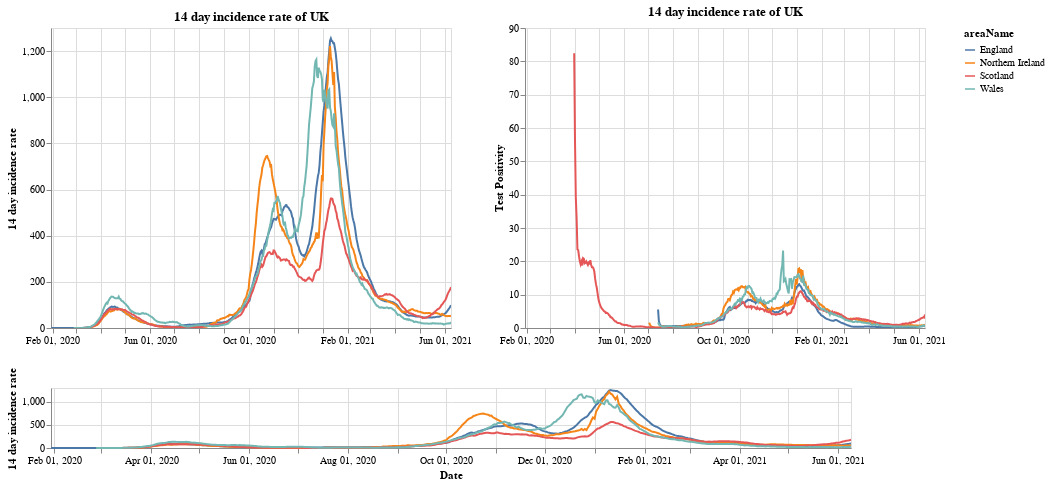

The notebook cell this image was saved under:
### Markdown cell above
# Plots

First a plot with each country in the UK. The top right shows the positivity rate for (which is the percentage of registered tests which were positive) while the top left is the 14 day incidence rate. The bottom chart can be used to select the timeframe (does not work on a mobile device).

### Code cell
#collapse
brush = alt.selection(type='interval', name='DateBrush',encodings=['x'],fields=['Time'])
leg_selection = alt.selection_multi(fields=['areaName'], bind='legend')

base = alt.Chart(uk_cases).mark_line().encode(
    x=alt.X("yearmonthdate(date):T", axis=alt.Axis(title='Date')),
    y=alt.Y("twoWeeklyCasesRate:Q", axis=alt.Axis(title='14 day incidence rate')),
    tooltip=['areaName', 'date','twoWeeklyCasesRate', 'testPositivity'],
    color='areaName',
    opacity=alt.condition(leg_selection, alt.value(2), alt.value(0.1))
).add_selection(leg_selection).properties(width=400)

upper = base.encode(alt.X('yearmonthdate(date):T', axis=alt.Axis(title=''),
                         scale=alt.Scale(domain=brush))
                   ).properties(title=f'14 day incidence rate of UK')
upper_right = upper.encode(alt.Y('testPositivity:Q', axis=alt.Axis(title='Test Positivity')))
lower = base.properties(height=60, width = 800).add_selection(brush)

(upper | upper_right) & lower

### Figure 1 — Vega-Lite specification as saved in the notebook (floating-point values rounded to 4 significant figures; data arrays with more than 128 entries replaced by an {"elided": "..."} marker saying what was removed)
{"config": {"view": {"continuousWidth": 400, "continuousHeight": 300}}, "vconcat": [{"hconcat": [{"mark": "line", "encoding": {"color": {"type": "nominal", "field": "areaName"}, "opacity": {"condition": {"value": 2, "selection": "selector001"}, "value": 0.1}, "tooltip": [{"type": "nominal", "field": "areaName"}, {"type": "temporal", "field": "date"}, {"type": "quantitative", "field": "twoWeeklyCasesRate"}, {"type": "quantitative", "field": "testPositivity"}], "x": {"type": "temporal", "axis": {"title": ""}, "field": "date", "scale": {"domain": {"selection": "DateBrush"}}, "timeUnit": "yearmonthdate"}, "y": {"type": "quantitative", "axis": {"title": "14 day incidence rate"}, "field": "twoWeeklyCasesRate"}}, "selection": {"selector001": {"type": "multi", "fields": ["areaName"], "bind": "legend"}}, "title": "14 day incidence rate of UK", "width": 400}, {"mark": "line", "encoding": {"color": {"type": "nominal", "field": "areaName"}, "opacity": {"condition": {"value": 2, "selection": "selector001"}, "value": 0.1}, "tooltip": [{"type": "nominal", "field": "areaName"}, {"type": "temporal", "field": "date"}, {"type": "quantitative", "field": "twoWeeklyCasesRate"}, {"type": "quantitative", "field": "testPositivity"}], "x": {"type": "temporal", "axis": {"title": ""}, "field": "date", "scale": {"domain": {"selection": "DateBrush"}}, "timeUnit": "yearmonthdate"}, "y": {"type": "quantitative", "axis": {"title": "Test Positivity"}, "field": "testPositivity"}}, "selection": {"selector001": {"type": "multi", "fields": ["areaName"], "bind": "legend"}}, "title": "14 day incidence rate of UK", "width": 400}]}, {"mark": "line", "encoding": {"color": {"type": "nominal", "field": "areaName"}, "opacity": {"condition": {"value": 2, "selection": "selector001"}, "value": 0.1}, "tooltip": [{"type": "nominal", "field": "areaName"}, {"type": "temporal", "field": "date"}, {"type": "quantitative", "field": "twoWeeklyCasesRate"}, {"type": "quantitative", "field": "testPositivity"}], "x": {"type": "temporal", "axis": {"title": "Date"}, "field": "date", "timeUnit": "yearmonthdate"}, "y": {"type": "quantitative", "axis": {"title": "14 day incidence rate"}, "field": "twoWeeklyCasesRate"}}, "height": 60, "selection": {"selector001": {"type": "multi", "fields": ["areaName"], "bind": "legend"}, "DateBrush": {"type": "interval", "encodings": ["x"], "fields": ["Time"]}}, "width": 800}], "data": {"name": "data-2c72c7f69b097c83be10401324926e24"}, "$schema": "https://vega.github.io/schema/vega-lite/v4.8.1.json", "datasets": {"data-2c72c7f69b097c83be10401324926e24": {"elided": "1896 records"}}}
